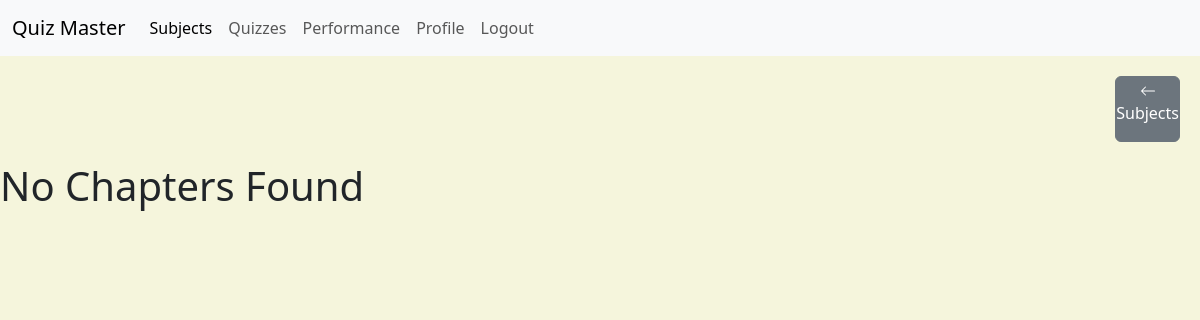
/user/chapters/1 (signed in), run on an earlier commit of the app's database.
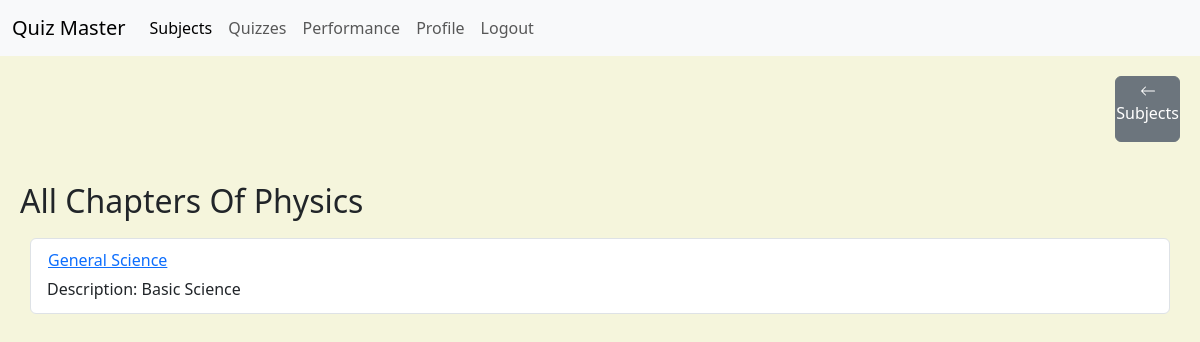
And on a later commit of the database.
### models/models.py (models this page shows, shortened)
class Subject(db.Model):
    __tablename__ = 'subject'
    id = db.Column(db.Integer, primary_key=True)
    name = db.Column(db.String(100), nullable=False)
    description = db.Column(db.Text)
    chapters = db.relationship('Chapter', backref='subject', cascade="all, delete", lazy=True)

class Chapter(db.Model):
    __tablename__ = 'chapter'
    id = db.Column(db.Integer, primary_key=True)
    subject_id = db.Column(db.Integer, db.ForeignKey('subject.id'), nullable=False)
    name = db.Column(db.String(100), nullable=False)
    description = db.Column(db.Text)
    quizzes = db.relationship('Quiz', backref='chapter',cascade="all, delete", lazy=True)

### controllers/user.py (the view)
@user_bp.route('/chapters/<int:subject_id>', methods=['GET'])
@login_required
def chapters(subject_id):
    chapters = Chapter.query.filter_by(subject_id=subject_id).all()
    return render_template('user_chapters.html', chapters=chapters, is_admin=False)

### controllers/auth.py (called while the page is built)
@login_manager.user_loader
def load_user(user_identifier):
    if user_identifier.startswith("admin-"):
        admin_id = int(user_identifier.split("-")[1])
        return Admin.query.get(admin_id)
    elif user_identifier.startswith("user-"):
        user_id = int(user_identifier.split("-")[1])
        return User.query.get(user_id)
    return None

### templates/user_chapters.html (shortened to what this page needs)
{% extends 'base.html' %}
{% block styles %}
<link rel="stylesheet" href="{{ url_for('static', filename='CSS/user_chapters.css') }}">
{% endblock %}
{% block content %}
    <div class="styling">
        <a href="{{ url_for('user.subjects') }}" class="btn btn-secondary" id="home">
            <svg xmlns="http://www.w3.org/2000/svg" width="16" height="16" fill="currentColor" class="bi bi-arrow-left" viewBox="0 0 16 16">
                <path fill-rule="evenodd" d="M15 8a.5.5 0 0 0-.5-.5H2.707l3.147-3.146a.5.5 0 1 0-.708-.708l-4 4a.5.5 0 0 0 0 .708l4 4a.5.5 0 0 0 .708-.708L2.707 8.5H14.5A.5.5 0 0 0 15 8"/>
            </svg>
            <p>Subjects</p>
        </a>
    </div>
    {% if chapters|length == 0 %}
        <h1>No Chapters Found</h1>
    {% else %}
        <div class="viewchapter">
            <h2>All Chapters Of {{ chapters[0].subject.name }}</h2>
                {% for chapter in chapters %}
                <div class="chapter">
                    <div class="list-group">
                            <a href="{{ url_for('user.quizzes', chapter_id = chapter.id)}}" class="list-group-item list-group-item-action flex-column align-items-start">
                            <div class="d-flex w-100 justify-content-between">
                                <h1 class="mb-1 btn btn-link" style="padding: 0px !important;">{{ chapter.name }}</h1>
                            </div>
                            <p class="mb-1">Description: {{ chapter.description }}</p>
                            </a>
                    </div>
                </div>
                {% endfor %}
        </div>
    {% endif %}
{% endblock %}

What changed in the data, as far as the page shows it:
added Subject: name "Physics"
added Chapter: name "General Science", description "Basic Science"
Also different on the page:
text no longer shown: "No Chapters Found"
text now shown: "All Chapters Of"
